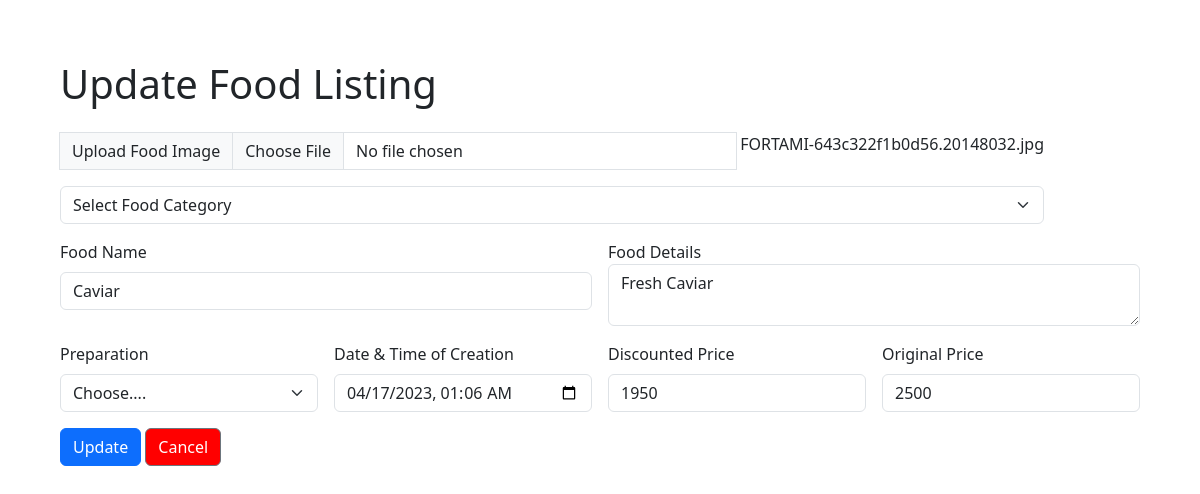
Page /edit.php (signed in) on the committed database.
### tables this page shows
CREATE TABLE `food_product` (
  `food_id` int(20) NOT NULL,
  `user_id` int(20) NOT NULL,
  `category_id` int(20) NOT NULL,
  `food_pic` varchar(255) NOT NULL,
  `food_name` varchar(50) NOT NULL,
  `food_description` varchar(100) NOT NULL,
  `preparation` varchar(50) NOT NULL,
  `food_creation` datetime DEFAULT NULL,
  `food_discountedPrice` varchar(50) DEFAULT NULL,
  `food_origPrice` varchar(50) NOT NULL
);

### backend.php (called while the page is built, shortened)
<?php
    class Backend{
      public $host = 'localhost';
      public $user = 'root';
      public $pass = '';
      public $db = 'fortami';
      public $con;
      function __construct(){
        $this->con = new mysqli($this->host,$this->user,$this->pass,$this->db) or die("Connection Error!");
      }
      function categorylist(){
        $query = "SELECT * FROM category";
        $result = $this->con->query($query);
          if($result){
            if($result->num_rows > 0){
              while($row = $result->fetch_assoc()){
                echo "<option value=".$row['category_id'].">".$row['category_name']."</option>";
              }
            }
          }
      }
      function listproduct(){
          $user = $_SESSION['id'];
          $sql = "SELECT food_id, food_pic,category.category_name,food_name,food_description,preparation,
          food_creation,food_discountedPrice,food_origPrice FROM food_product JOIN category ON food_product.category_id = category.category_id WHERE food_product.user_id = $user ORDER BY food_id";
          $result = $this->con->query($sql);
          return $result;
      }
    }
?>

### edit.php (the view, shortened to what this page needs)
<?php
    include 'backend.php';
    $backend = new Backend;
    $result = $backend->listproduct();
    $row = mysqli_fetch_assoc($result);
?>
<!DOCTYPE html>
<html lang="en">
<head>
    <link href="https://cdn.jsdelivr.net/npm/bootstrap@5.3.0-alpha1/dist/css/bootstrap.min.css" rel="stylesheet">
</head>
<body>
<div class="container-fluid" style="padding:30px;">
<form class="row g-3"style="padding:30px;" action="" method="post" enctype="multipart/form-data">
    <h1>Update Food Listing</h1>
    <div class="input-group" style="width:1000px;">
        <label class="input-group-text" for="inputGroupFile01">Upload Food Image</label>
        <input type="file" class="form-control" id="inputGroupFile01" name="foodpic">&nbsp;<span><?=$row['food_pic']?></span>
    </div>
    <div class="input-group" style="width:1000px;">
        <select class="form-select" aria-label="Default select example" name="category" required>
            <option selected disabled>Select Food Category</option>
            <?php $backend->categorylist();?>
        </select>
    </div>
    <div class="col-md-6" >
            <label for="food name" class="form-label">Food Name</label>
            <input type="text" class="form-control" id="foodname" name="foodname" value="<?=$row['food_name'];?>" required>
    </div>
    <div class="col-md-6">
        <label for="floatingTextarea">Food Details</label>
            <textarea class="form-control" placeholder="Leave a comment here" id="floatingTextarea" name="fooddesc" required><?=$row['food_description'];?></textarea>
    </div>
    <div class="col-md-3">
            <label for="preparation" class="form-label">Preparation</label>
            <select name="prep" id="" class="form-select" required>
                <option value="" selected disabled>Choose....</option>
            </select>
        </div>
    <div class="col-md-3">
        <label for="datetime" class="form-label">Date & Time of Creation</label>
        <input type="datetime-local" class="form-control" id="inputAddress" name="creation" value="<?=$row['food_creation'];?>">
    </div>
    <div class="col-md-3">
        <label for="inputState" class="form-label">Discounted Price</label>
        <input type="number" class="form-control" name="disprice" id="disprice" value="<?=$row['food_discountedPrice'];?>" required>
    </div>
    <div class="col-md-3">
        <label for="inputZip" class="form-label">Original Price</label>
        <input type="number" class="form-control" name="origprice" id="origprice" value="<?=$row['food_origPrice'];?>" required>
    </div>
    <div class="col-12">
        <button type="submit" class="btn btn-primary" name="editbtn">Update</button>
        <a class="btn btn-secondary" href="product.php" style="background-color:red;">Cancel</a>
    </div>
</form>
</div>
</body>
</html>

### rows in the picture
food_product: food_pic "FORTAMI-643c322f1b0d56.20148032.jpg", foodname "Caviar", fooddesc "Fresh Caviar", creation "04/17/2023 01:06", disprice "1950", origprice "2500"
